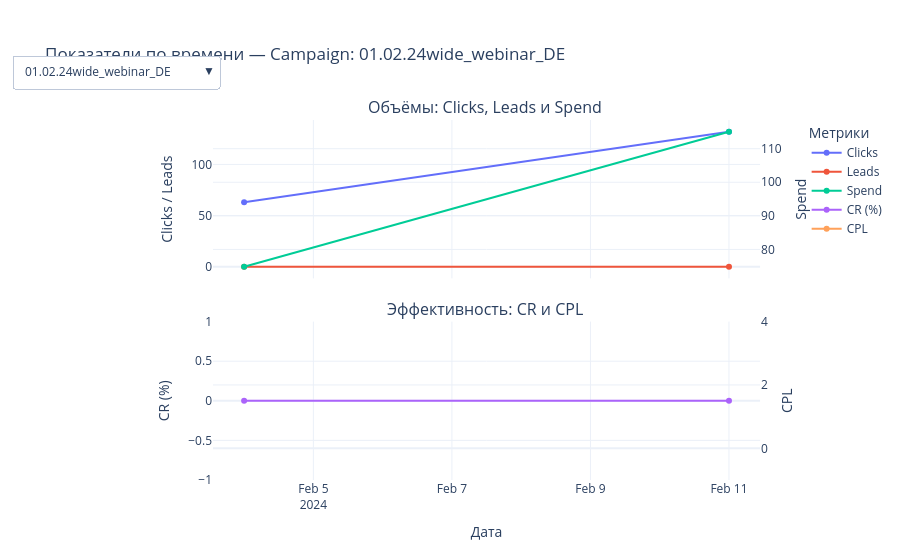

The cell this chart's notebook holds for it:
### Markdown cell above
💸 **Hoher CPL + niedrige CR → Kandidat für Optimierung / Abschaltung**
⚠️ **Hoher CPL + wenige Leads → statistisch instabil**
🤔 **Hoher CPL + hohe CR → möglicherweise teure, aber qualitativ hochwertige Zielgruppe**

### Code cell
import plotly.graph_objects as go
from plotly.subplots import make_subplots

spend_ = spend.copy()
deals_ = deals.copy()

# Datumsfelder
spend_['Date'] = pd.to_datetime(spend_['Date'])

# Falls das Datumsfeld in deals anders heißt, hier anpassen:
deals_['Created Time'] = pd.to_datetime(deals_['Created Time'])

# Kampagnen bereinigen (damit leere Werte nicht herausfallen)
spend_['Campaign'] = (
    spend_['Campaign'].astype('string').str.strip()
    .replace('', pd.NA).fillna('No Campaign')
)
deals_['Campaign'] = (
    deals_['Campaign'].astype('string').str.strip()
    .replace('', pd.NA).fillna('No Campaign')
)

# numerische Felder in spend
for col in ['Clicks', 'Impressions', 'Spend']:
    if col in spend_.columns:
        spend_[col] = pd.to_numeric(spend_[col], errors='coerce').fillna(0)

# =========================
# 1) Aggregation nach Zeit + Campaign (Wochen)
# =========================
spend_ts = (
    spend_
    .groupby([pd.Grouper(key='Date', freq='W'), 'Campaign'], as_index=False)
    .agg(
        Clicks=('Clicks', 'sum'),
        Spend=('Spend', 'sum'),
        Impressions=('Impressions', 'sum') if 'Impressions' in spend_.columns else ('Clicks', 'sum')
    )
)

leads_ts = (
    deals_
    .groupby([pd.Grouper(key='Created Time', freq='W'), 'Campaign'], as_index=False)
    .agg(Leads=('Contact Name', 'nunique'))
    .rename(columns={'Created Time': 'Date'})
)

ts = spend_ts.merge(leads_ts, on=['Date', 'Campaign'], how='left')
ts['Leads'] = ts['Leads'].fillna(0)

# Kennzahlen
ts['CR'] = np.where(ts['Clicks'] > 0, ts['Leads'] / ts['Clicks'] * 100, np.nan)
ts['CPL'] = np.where(ts['Leads'] > 0, ts['Spend'] / ts['Leads'], np.nan)

# Falls du den Platzhalter aus der Auswahl entfernen möchtest:
ts = ts[ts['Campaign'] != 'No Campaign'].copy()

campaigns = sorted(ts['Campaign'].dropna().unique().tolist())

# =========================
# 2) Eine Figure mit 2 Panels und Dropdown nach Campaign
# =========================
fig = make_subplots(
    rows=2, cols=1,
    shared_xaxes=True,
    vertical_spacing=0.12,
    specs=[[{"secondary_y": True}], [{"secondary_y": True}]],
    subplot_titles=(
        "Volumen: Clicks, Leads und Spend",
        "Effizienz: CR und CPL"
    )
)

# Für jede Kampagne werden 5 Traces hinzugefügt:
# row1: Clicks, Leads (links), Spend (rechts)
# row2: CR (links), CPL (rechts)
traces_per_campaign = 5

for i, c in enumerate(campaigns):
    dfc = ts[ts['Campaign'] == c].sort_values('Date')

    visible = (i == 0)

    # --- row 1 ---
    fig.add_trace(
        go.Scatter(x=dfc['Date'], y=dfc['Clicks'], mode='lines+markers', name='Clicks', visible=visible),
        row=1, col=1, secondary_y=False
    )
    fig.add_trace(
        go.Scatter(x=dfc['Date'], y=dfc['Leads'], mode='lines+markers', name='Leads', visible=visible),
        row=1, col=1, secondary_y=False
    )
    fig.add_trace(
        go.Scatter(x=dfc['Date'], y=dfc['Spend'], mode='lines+markers', name='Spend', visible=visible),
        row=1, col=1, secondary_y=True
    )

    # --- row 2 ---
    fig.add_trace(
        go.Scatter(x=dfc['Date'], y=dfc['CR'], mode='lines+markers', name='CR (%)', visible=visible),
        row=2, col=1, secondary_y=False
    )
    fig.add_trace(
        go.Scatter(x=dfc['Date'], y=dfc['CPL'], mode='lines+markers', name='CPL', visible=visible),
        row=2, col=1, secondary_y=True
    )

# Achsenbeschriftungen
fig.update_yaxes(title_text="Clicks / Leads", row=1, col=1, secondary_y=False)
fig.update_yaxes(title_text="Spend", row=1, col=1, secondary_y=True)
fig.update_yaxes(title_text="CR (%)", row=2, col=1, secondary_y=False)
fig.update_yaxes(title_text="CPL", row=2, col=1, secondary_y=True)

fig.update_xaxes(title_text="Datum", row=2, col=1)

# Dropdown: nur die 5 Traces der ausgewählten Kampagne anzeigen
buttons = []
for i, c in enumerate(campaigns):
    vis = [False] * (len(campaigns) * traces_per_campaign)
    start = i * traces_per_campaign
    for k in range(traces_per_campaign):
        vis[start + k] = True

    buttons.append({
        "label": c,
        "method": "update",
        "args": [
            {"visible": vis},
            {"title": f"Kennzahlen im Zeitverlauf — Campaign: {c}"}
        ]
    })

fig.update_layout(
    template="plotly_white",
    title=f"Kennzahlen im Zeitverlauf — Campaign: {campaigns[0] if campaigns else ''}",
    legend_title_text="Kennzahlen",
    updatemenus=[{
        "buttons": buttons,
        "direction": "down",
        "x": 0.01,
        "y": 1.18,
        "showactive": True
    }],
    margin=dict(t=120)
)

fig.show()
